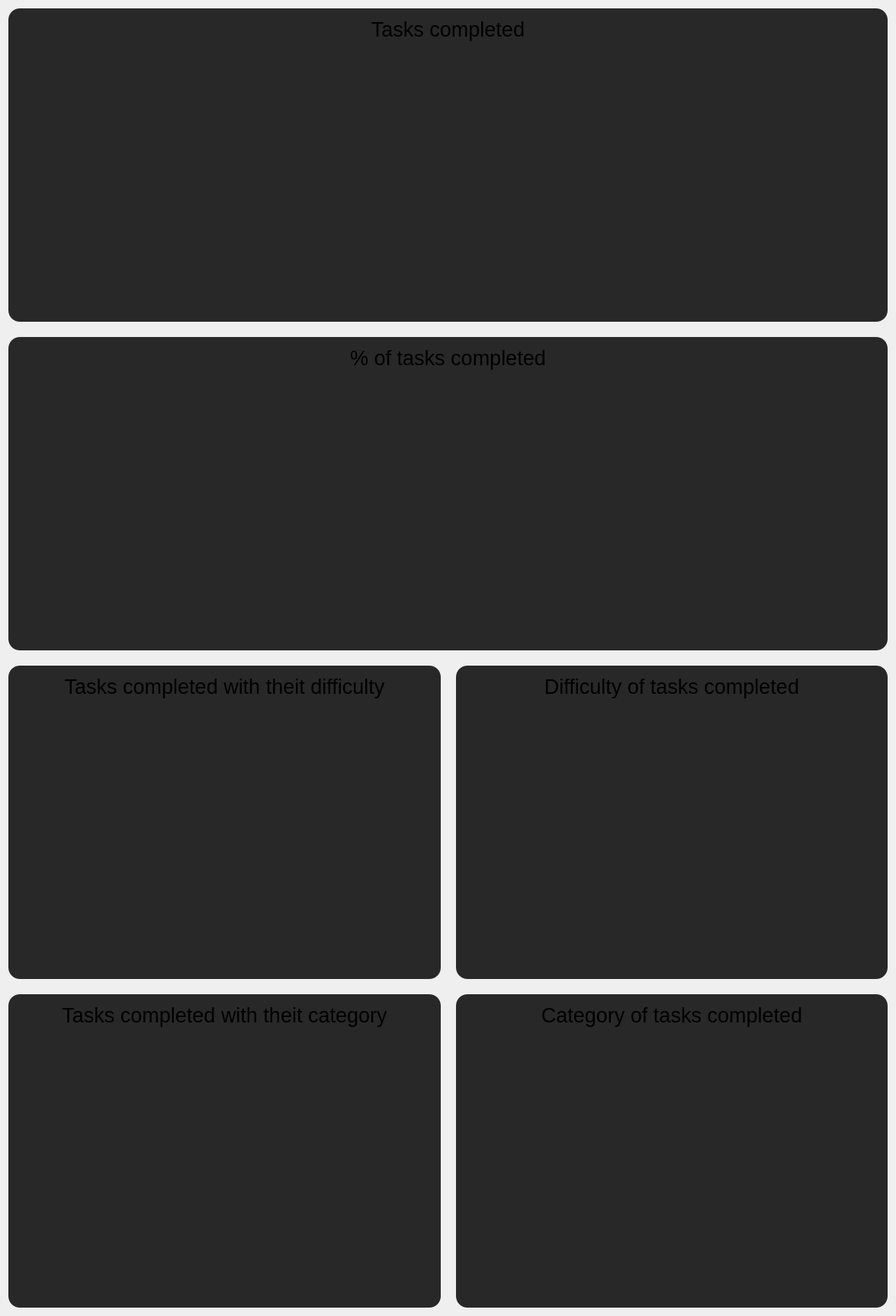
          <widget class="QWidget" name="graph_scrollwidget">
           <property name="geometry">
            <rect>
             <x>0</x>
             <y>0</y>
             <width>1175</width>
             <height>1726</height>
            </rect>
           </property>
           <layout class="QVBoxLayout" name="verticalLayout_18">
            <property name="spacing">
             <number>20</number>
            </property>
            <item>
             <widget class="QWidget" name="task_widget" native="true">
              <property name="styleSheet">
               <string notr="true">background-color: rgb(40,40, 40);
border: none;
border-radius: 15px;</string>
              </property>
              <layout class="QVBoxLayout" name="verticalLayout_6">
               <item>
                <widget class="QLabel" name="task_widget_label">
                 <property name="font">
                  <font>
                   <pointsize>20</pointsize>
                  </font>
                 </property>
                 <property name="text">
                  <string>Tasks completed</string>
                 </property>
                 <property name="alignment">
                  <set>Qt::AlignmentFlag::AlignCenter</set>
                 </property>
                </widget>
               </item>
               <item>
                <widget class="QWidget" name="task_line" native="true">
                 <property name="minimumSize">
                  <size>
                   <width>0</width>
                   <height>350</height>
                  </size>
                 </property>
                </widget>
               </item>
              </layout>
             </widget>
            </item>
            <item>
             <widget class="QWidget" name="perc_task_widget" native="true">
              <property name="styleSheet">
               <string notr="true">background-color: rgb(40,40, 40);
border: none;
border-radius: 15px;</string>
              </property>
              <layout class="QVBoxLayout" name="verticalLayout_13">
               <item>
                <widget class="QLabel" name="perc_task_label">
                 <property name="font">
                  <font>
                   <pointsize>20</pointsize>
                  </font>
                 </property>
                 <property name="text">
                  <string>% of tasks completed</string>
                 </property>
                 <property name="alignment">
                  <set>Qt::AlignmentFlag::AlignCenter</set>
                 </property>
                </widget>
               </item>
               <item>
                <widget class="QWidget" name="perc_task_line" native="true">
                 <property name="minimumSize">
                  <size>
                   <width>0</width>
                   <height>350</height>
                  </size>
                 </property>
                </widget>
               </item>
              </layout>
             </widget>
            </item>
            <item>
             <layout class="QHBoxLayout" name="diff_layout" stretch="1,1">
              <item>
               <widget class="QWidget" name="diff_bar_widget" native="true">
                <property name="styleSheet">
                 <string notr="true">background-color: rgb(40,40, 40);
border: none;
border-radius: 15px;</string>
                </property>
                <layout class="QVBoxLayout" name="verticalLayout_14">
                 <item>
                  <widget class="QLabel" name="diff_bar_label">
                   <property name="font">
                    <font>
                     <pointsize>20</pointsize>
                    </font>
                   </property>
                   <property name="text">
                    <string>Tasks completed with theit difficulty</string>
                   </property>
                   <property name="alignment">
                    <set>Qt::AlignmentFlag::AlignCenter</set>
                   </property>
                  </widget>
                 </item>
                 <item>
                  <widget class="QWidget" name="diff_bar" native="true">
                   <property name="minimumSize">
                    <size>
                     <width>0</width>
                     <height>350</height>
                    </size>
                   </property>
                  </widget>
                 </item>
                </layout>
               </widget>
              </item>
              <item>
               <widget class="QWidget" name="diff_pie_widget" native="true">
                <property name="styleSheet">
                 <string notr="true">background-color: rgb(40,40, 40);
border: none;
border-radius: 15px;</string>
                </property>
                <layout class="QVBoxLayout" name="verticalLayout_15">
                 <item>
                  <widget class="QLabel" name="diff_pie_label">
                   <property name="font">
                    <font>
                     <pointsize>20</pointsize>
                    </font>
                   </property>
                   <property name="text">
                    <string>Difficulty of tasks completed</string>
                   </property>
                   <property name="alignment">
                    <set>Qt::AlignmentFlag::AlignCenter</set>
                   </property>
                  </widget>
                 </item>
                 <item>
                  <widget class="QWidget" name="diff_pie" native="true">
                   <property name="minimumSize">
                    <size>
                     <width>0</width>
                     <height>350</height>
                    </size>
                   </property>
                  </widget>
                 </item>
                </layout>
               </widget>
              </item>
             </layout>
            </item>
            <item>
             <layout class="QHBoxLayout" name="categ_layout" stretch="1,1">
              <item>
               <widget class="QWidget" name="categ_bar_widget" native="true">
                <property name="styleSheet">
                 <string notr="true">background-color: rgb(40,40, 40);
border: none;
border-radius: 15px;</string>
                </property>
                <layout class="QVBoxLayout" name="verticalLayout_16">
                 <item>
                  <widget class="QLabel" name="categ_bar_label">
                   <property name="font">
                    <font>
                     <pointsize>20</pointsize>
                    </font>
                   </property>
                   <property name="text">
                    <string>Tasks completed with theit category</string>
                   </property>
                   <property name="alignment">
                    <set>Qt::AlignmentFlag::AlignCenter</set>
                   </property>
                  </widget>
                 </item>
                 <item>
                  <widget class="QWidget" name="categ_bar" native="true">
                   <property name="minimumSize">
                    <size>
                     <width>0</width>
                     <height>350</height>
                    </size>
                   </property>
                  </widget>
                 </item>
                </layout>
               </widget>
              </item>
              <item>
               <widget class="QWidget" name="categ_pie_widget" native="true">
                <property name="styleSheet">
                 <string notr="true">background-color: rgb(40,40, 40);
border: none;
border-radius: 15px;</string>
                </property>
                <layout class="QVBoxLayout" name="verticalLayout_17">
                 <item>
                  <widget class="QLabel" name="categ_pie_label">
                   <property name="font">
                    <font>
                     <pointsize>20</pointsize>
                    </font>
                   </property>
                   <property name="text">
                    <string>Category of tasks completed</string>
                   </property>
                   <property name="alignment">
                    <set>Qt::AlignmentFlag::AlignCenter</set>
                   </property>
                  </widget>
                 </item>
                 <item>
                  <widget class="QWidget" name="categ_pie" native="true">
                   <property name="minimumSize">
                    <size>
                     <width>0</width>
                     <height>350</height>
                    </size>
                   </property>
                  </widget>
                 </item>
                </layout>
               </widget>
              </item>
             </layout>
            </item>
           </layout>
          </widget>
